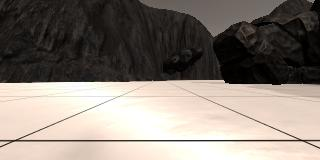
#> input picture grid1.jpg, 320 x 160 px
$ python quiz2-0.py
#> lines starting #> are read from the running program, lines starting #| are printed output that depends on the picture
import matplotlib.pyplot as plt
import matplotlib.image as mpimg
import numpy as np
import cv2

image = mpimg.imread('grid1.jpg')
#> image is the input picture: shape (160, 320, 3); mean R, G, B 135.1, 126.3, 118.3
print("IMAGE SHAPE")
shape = image.shape
#> shape = (160, 320, 3)
print(shape)
#| (160, 320, 3)
def perspect_transform(img, src, dst):

    # Get transform matrix using cv2.getPerspectivTransform()
    M = cv2.getPerspectiveTransform(src, dst)
    # Warp image using cv2.warpPerspective()
    # keep same size as input image
    warped = cv2.warpPerspective(img, M, (img.shape[1], img.shape[0]))
    # Return the result
    return warped

# TODO:
# Define a box in source (original) and
# destination (desired) coordinates
# Right now source and destination are just
# set to equal the four corners
# of the image so no transform is taking place
# Try experimenting with different values!
source = np.float32([[14, 140], [301 ,140],[200, 96], [118, 96]])
# Define calibration box in source (actual) and destination (desired) coordinates
# These source and destination points are defined to warp the image
# to a grid where each 10x10 pixel square represents 1 square meter
dst_size = 5
# Set a bottom offset to account for the fact that the bottom of the image
# is not the position of the rover but a bit in front of it
bottom_offset = 6
destination = np.float32([
                  [image.shape[1]/2 - dst_size, image.shape[0] - bottom_offset],
                  [image.shape[1]/2 + dst_size, image.shape[0] - bottom_offset],
                  [image.shape[1]/2 + dst_size, image.shape[0] - 2*dst_size - bottom_offset],
                  [image.shape[1]/2 - dst_size, image.shape[0] - 2*dst_size - bottom_offset],
                  ])

print("Destination_Array")
print(destination)
#| [[155. 154.]
#|  [165. 154.]
#|  [165. 144.]
#|  [155. 144.]]
warped = perspect_transform(image, source, destination)
#> in perspect_transform, `warped = cv2.warpPerspective(img, M, (img.shape[1], img.shape[0]))`:
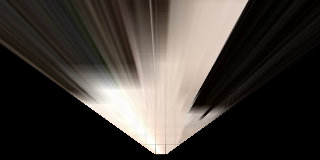
#> warped: shape (160, 320, 3); mean R, G, B 66.2, 60.8, 55.9
# Draw Source and destination points on images (in blue) before plotting
#cv2.polylines(image, np.int32([source]), True, (0, 0, 255), 3)
#cv2.polylines(warped, np.int32([destination]), True, (0, 0, 255), 3)
# Display the original image and binary
f, (ax1, ax2) = plt.subplots(1, 2, figsize=(24, 6), sharey=True)
f.tight_layout()
ax1.imshow(image)
ax1.set_title('Original Image', fontsize=40)

ax2.imshow(warped, cmap='gray')
ax2.set_title('Result', fontsize=40)
plt.subplots_adjust(left=0., right=1, top=0.9, bottom=0.)
plt.show() # Uncomment if running on your local machine
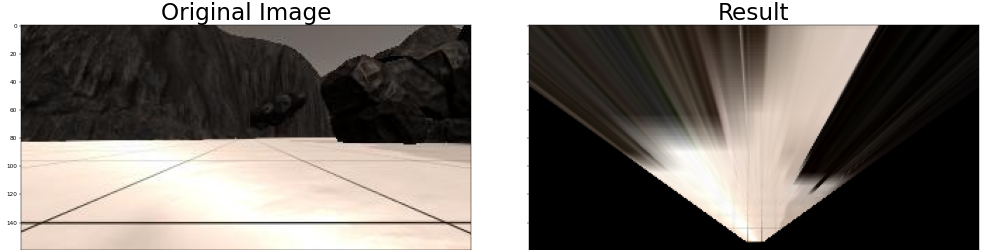
#> figure drawn by matplotlib, 2 panels

$ run again, with sample.jpg copied over grid1.jpg
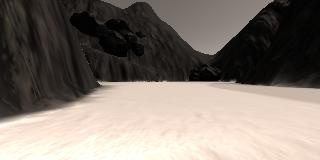
#> input picture sample.jpg, 320 x 160 px
#> image is the input picture: shape (160, 320, 3); mean R, G, B 128.4, 119, 110.8
#| (160, 320, 3)
#| [[155. 154.]
#|  [165. 154.]
#|  [165. 144.]
#|  [155. 144.]]
#> in perspect_transform, `warped = cv2.warpPerspective(img, M, (img.shape[1], img.shape[0]))`:
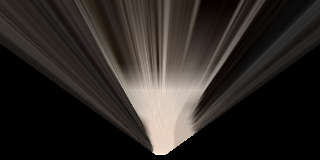
#> warped: shape (160, 320, 3); mean R, G, B 44.4, 39.7, 36.2
#> `plt.show()`:
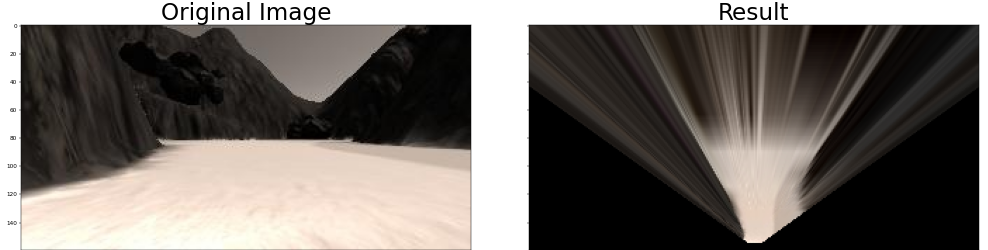
#> figure drawn by matplotlib, 2 panels
